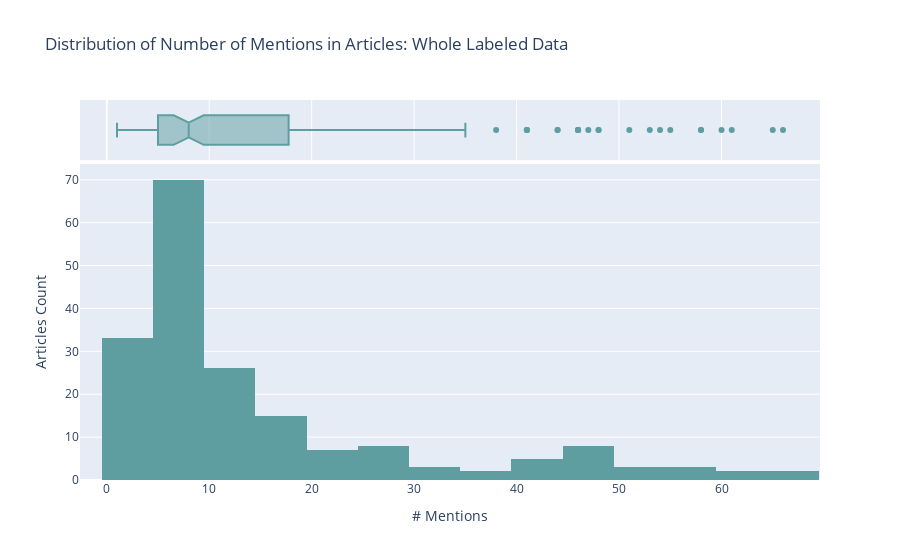

Notebook code cell kept with this figure:
### Markdown cell above
## Labeled Data - Single Ball vs Multi Ball Entity
<div class="alert alert-block alert-info">

- Out of 541 unique articles, mention texts are labeled from only 187 articles.
- These 187 articles has coverage for 30 matches
</div>

### Code cell
df_labeled_data['ball_count']=df_labeled_data.apply(lambda x: len(x['linked_balls'].split(',')),axis=1)
df_labeled_data['entity_is_single_ball']=df_labeled_data.apply(lambda x: 1 if x['ball_count']==1 else 0,axis=1 )
df_labeled_data['entity_type']=df_labeled_data.apply(lambda x: 'Single Ball' if x['ball_count']==1 else 'Multi Balls',axis=1 )
df_entity_type_distribution=df_labeled_data.groupby(['entity_type']).aggregate({'match_number':['count']}).reset_index()
df_entity_type_distribution.columns=['entity_type','count']
df_entity_type_distribution['percent']=round(df_entity_type_distribution['count']*100/df_entity_type_distribution['count'].sum(),2)

df_article_mention_distribution=df_labeled_data.groupby(['article_number']).agg({'match_number':'count'}).reset_index()
df_article_mention_distribution.columns=['article_number','number_of_mentions']
print_full(df_article_mention_distribution['number_of_mentions'].describe())
print('Average Number of Mentions in an Article: %s'%round(df_article_mention_distribution['number_of_mentions'].mean(),2))
print('Median Number of Mentions in an Article: %s'%round(df_article_mention_distribution['number_of_mentions'].median(),2))

print_full(df_entity_type_distribution)
fig = px.histogram(df_article_mention_distribution, x="number_of_mentions", 
                   #histnorm='probability',
                   marginal="box",
                   title='Distribution of Number of Mentions in Articles: Whole Labeled Data',
                   labels={'number_of_mentions':'# Mentions'},
                   color_discrete_sequence=['cadetblue'])
fig.layout.yaxis.title.text = 'Articles Count'
fig.show()

### Figure 1 — Plotly figure (JSON) as saved in the notebook; plotly's stock layout.template omitted (floating-point values rounded to 4 significant figures; data arrays with more than 128 entries replaced by an {"elided": "..."} marker saying what was removed)
{"data": [{"alignmentgroup": "True", "bingroup": "x", "hovertemplate": "# Mentions=%{x}<br>count=%{y}<extra></extra>", "legendgroup": "", "marker": {"color": "cadetblue"}, "name": "", "offsetgroup": "", "orientation": "v", "showlegend": false, "type": "histogram", "x": {"elided": "187 int values"}, "xaxis": "x", "yaxis": "y"}, {"alignmentgroup": "True", "hovertemplate": "# Mentions=%{x}<extra></extra>", "legendgroup": "", "marker": {"color": "cadetblue"}, "name": "", "notched": true, "offsetgroup": "", "showlegend": false, "type": "box", "x": {"elided": "187 int values"}, "xaxis": "x2", "yaxis": "y2"}], "layout": {"barmode": "relative", "legend": {"tracegroupgap": 0}, "title": {"text": "Distribution of Number of Mentions in Articles: Whole Labeled Data"}, "xaxis": {"anchor": "y", "domain": [0, 1], "title": {"text": "# Mentions"}}, "xaxis2": {"anchor": "y2", "domain": [0, 1], "matches": "x", "showgrid": true, "showticklabels": false}, "yaxis": {"anchor": "x", "domain": [0, 0.8316], "title": {"text": "Articles Count"}}, "yaxis2": {"anchor": "x2", "domain": [0.8416, 1], "matches": "y2", "showgrid": false, "showline": false, "showticklabels": false, "ticks": ""}}}
